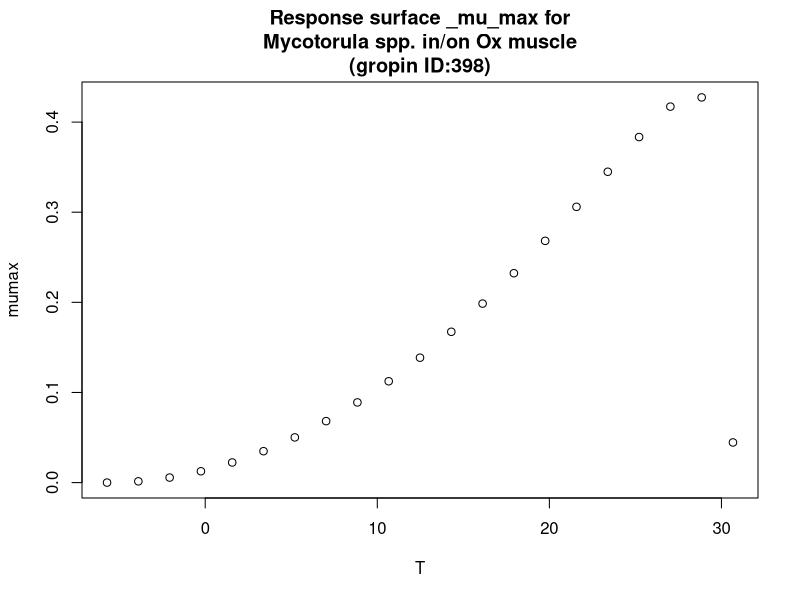

Write the R code that produced this figure.
#############################
# start of Parameter script
#############################
T <- seq(-5.7057,30.6693306693307,length.out=21)
#############################
# end of Parameter script
#############################
############################# 
# start of Model script Gropin ID 398 
#############################
 
# constant coefficients for this model
 
variables <- data.frame(T)
argumentsPar <- unique.data.frame(expand.grid(variables))
 
# heart of the model
response_surface <- function(T) {
   mumax <-(4.3*(10^-1)*(T-30.7)*((T+5.7)^2))/((28.4+5.7)*((28.4+5.7)*(T-28.4)-(28.4-30.7)*(28.4-5.7-2*T)))

	return(mumax=mumax)
} 

# output parameters
responseSurface <- cbind(argumentsPar,response_surface(argumentsPar['T']))
colnames(responseSurface) <- c(colnames(argumentsPar),'mumax')
#############################
# End of Model script
#############################
############################# 
# start of Visualisation script Gropin ID 398 
#############################
titleText <-'Response surface _mu_max for
Mycotorula spp. in/on Ox muscle
(gropin ID:398)'
plot(T,responseSurface$'mumax',xlab='T',
                          ylab='mumax',main=titleText)
#############################
# End of Visualisation script
#############################
